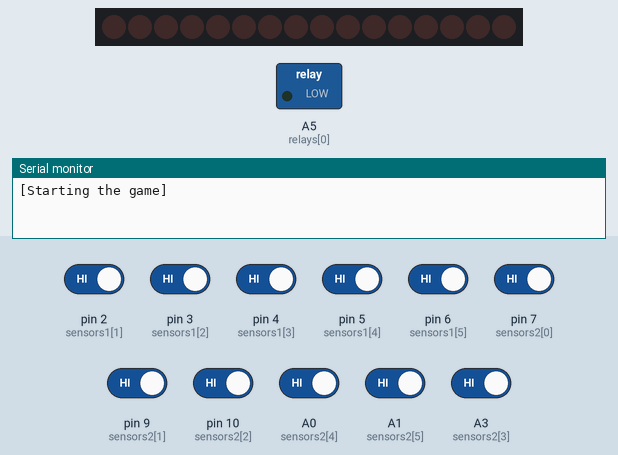
The sketch below on a simulated Arduino Uno, built with avr-gcc and run on an emulated ATmega328P. On the bench: 16 shift-register outputs drawn as a row of LEDs (first output left, lit = HIGH), switched loads named in the sketch (green lamp = pin HIGH), the last lines printed to the serial monitor. The test bench sets the inputs (shaded band); at power-on: A0 (sensors2[4]), A1 (sensors2[5]), A3 (sensors2[3]), pin 2 (sensors1[1]), pin 3 (sensors1[2]), pin 4 (sensors1[3]), pin 5 (sensors1[4]), pin 6 (sensors1[5]), pin 7 (sensors2[0]), pin 9 (sensors2[1]), pin 10 (sensors2[2]) HIGH. Pins used as bus, display or sensor lines are not drawn.

Above: at 1.2 s.
1.3 s: pin 2 (sensors1[1]) driven LOW
At 1.9 s:
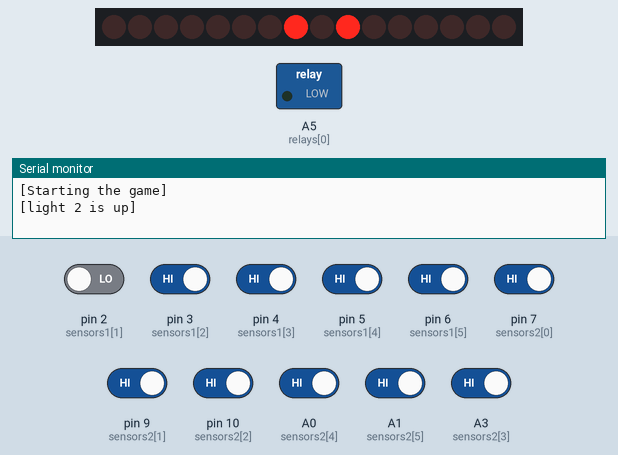
2.8 s: pin 7 (sensors2[0]) driven LOW
At 4.0 s:
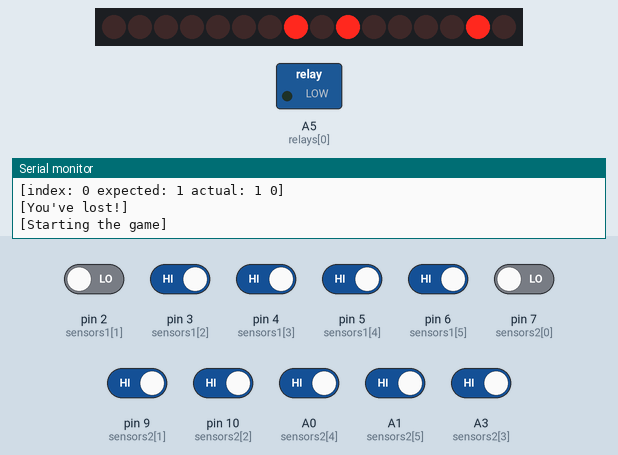
4.3 s: pin 2 (sensors1[1]) driven HIGH
At 5.4 s:
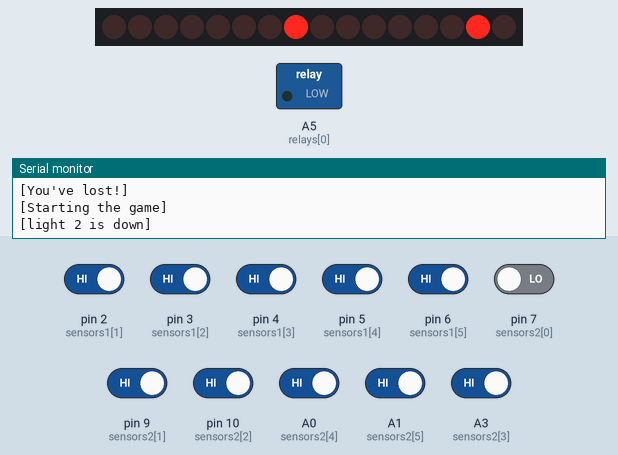
5.8 s: pin 3 (sensors1[2]) driven LOW
At 6.2 s:
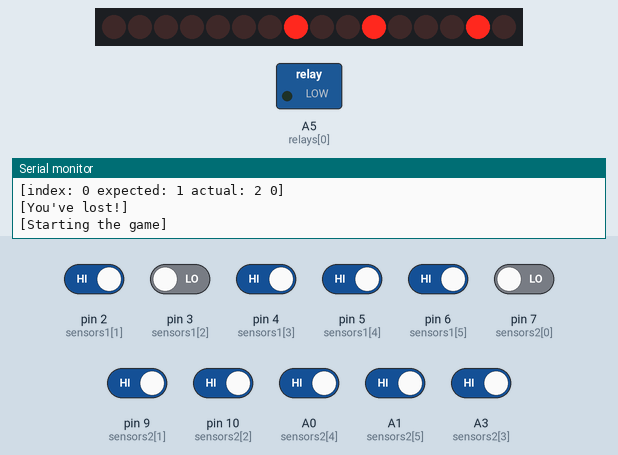
7.3 s: pin 7 (sensors2[0]) driven HIGH
At 7.6 s:
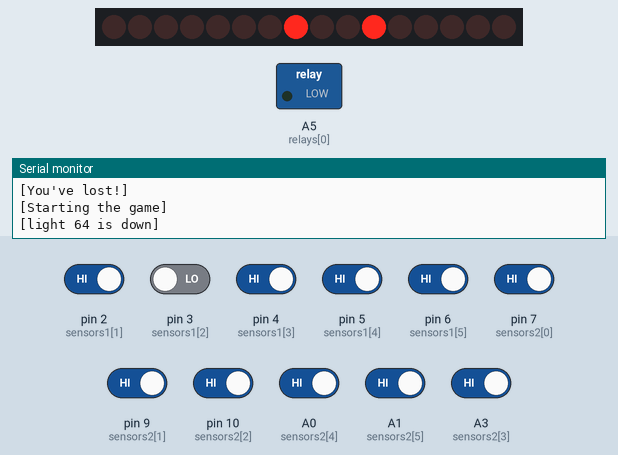
8.8 s: pin 9 (sensors2[1]) driven LOW
At 9.8 s:
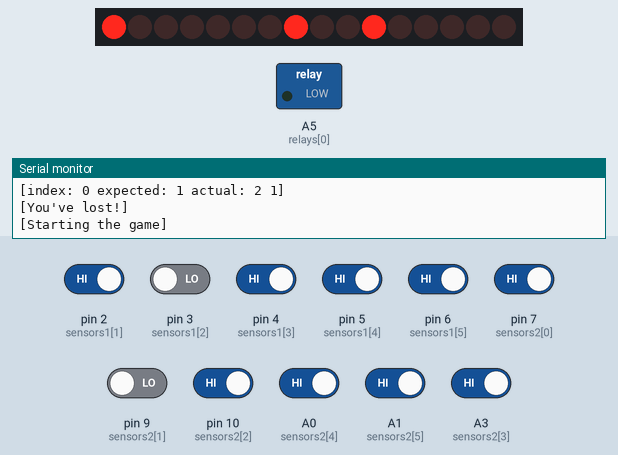
Timing chart, 0 to 11.3 s (numbered marks = the images above; inputs shaded):
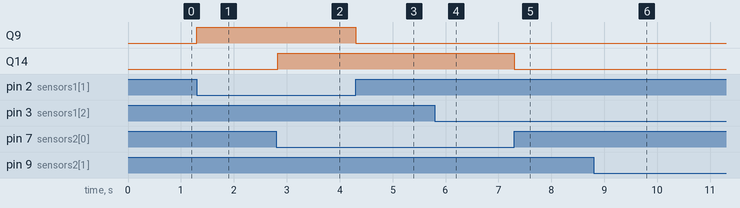

Measured:
- after the input at 1.3 s, Q9: LOW → HIGH at once
- after the input at 2.8 s, Q14: LOW → HIGH at once
- after the input at 4.3 s, Q9: HIGH → LOW at once
- after the input at 7.3 s, Q14: HIGH → LOW at once

The sketch:

sensors.ino
```cpp
//Pin connected to latch pin (ST_CP) of 74HC595
const int latchPin = 8;
//Pin connected to clock pin (SH_CP) of 74HC595
const int clockPin = 12;
//Pin connected to Data in (DS) of 74HC595
const int dataPin = 11;

const int length = 6;//количество сенсоров
int sensors1[length] = {0, 2, 3, 4, 5, 6};//список сенсоров сторона 1
int sensors2[length] = {7, 9, 10, A3, A0, A1};//список сенсоров сторона 2
int lightsState = 0b000000000000;
int lights1[length] = {0b000000000001, 0b000000000010, 0b000000000100, 0b000000001000, 0b000000010000, 0b000000100000};//список подсветки 1
int lights2[length] = {0b000001000000, 0b000010000000, 0b000100000000, 0b001000000000, 0b010000000000, 0b100000000000};//список подсветки 2

int relays[2] = {A5, 1};// релешки

bool won = false;// победа
int index = 0;
const int slength = 6;//длинна правильной последовательности
int sequence[slength] = {1, 5, 3, 5, 2, 4};//правильная последовательность

int side1 = -1; //активированный сенсор 1
int side2 = -1; //активированный сенсор 2

void start(){
  Serial.println("[Starting the game]");
  index = 0;
  won = false;

  restrainTheKraken();
}

void next(){
  index++;

  if(index == slength){
    lightsOut();
    win();
  }
}

void win(){
  Serial.println("[Victory!]");
  won = true;
  releaseTheKraken();
}

void printSuccess(int i, int expected){
  Serial.print("[index1: ");
  Serial.print(i);
  Serial.print(" expected: ");
  Serial.print(expected);
  Serial.println("]");
}

void printFail(int i, int expected, int actua1, int actual2){
  Serial.print("[index: ");
  Serial.print(i);
  Serial.print(" expected: ");
  Serial.print(expected);
  Serial.print(" actual: ");
  Serial.print(actua1);
  Serial.print(" ");
  Serial.print(actual2);
  Serial.println("]");
}

bool match(int expected, int one, int another){
    return (expected == one && expected == another);
}

void lose(){
  Serial.println("[You've lost!]");
  start();
}

void releaseTheKraken(){
  digitalWrite(relays[0], HIGH);
  digitalWrite(relays[1], HIGH);
}

void restrainTheKraken(){
  digitalWrite(relays[0], LOW);
  digitalWrite(relays[1], LOW);
}

void lightsOut(){
  lightsState = 0b000000000000;

  presentTheLightsState(lightsState);

  Serial.print("[All lights out]");
}

void lightOut(int address){

  lightsState = lightsState & ~address;

  presentTheLightsState(lightsState);

  Serial.print("[light ");
  Serial.print(address);
  Serial.println(" is down]");
}

void lightIn(int address){

  lightsState = lightsState | address;

  presentTheLightsState(lightsState);

  Serial.print("[light ");
  Serial.print(address);
  Serial.println(" is up]");
}

void presentTheLightsState(int state){

  digitalWrite(latchPin, 0);
  byte lower = state & 0x7f;
  byte higher = ((state >> 7) & 0x7f) | 0x80;
  shiftOut(dataPin, clockPin, MSBFIRST, lower);
  shiftOut(dataPin, clockPin, MSBFIRST, higher);
  digitalWrite(latchPin, 1);
}

int getSensor(int sensors[], int length){
  for(int i = 0; i < length; i++)
    if(digitalRead(sensors[i]) == LOW)
      return i;

  return -1;
}

int updateSensor(int sensors[], int lights[], int length, int oldone){
    int newone = getSensor(sensors, length);
    if(oldone != newone){
      if(oldone != -1)
        lightOut(lights[oldone]);
      if(newone != -1)
        lightIn(lights[newone]);

      return newone;
    }
    return oldone;
}

void setup() {
  Serial.begin(9600);
  while (!Serial) {
    ;
  }

  for(int i = 0; i<length; i++){
    pinMode(sensors1[i], INPUT_PULLUP);
    pinMode(sensors2[i], INPUT_PULLUP);
  }

  pinMode(relays[0], OUTPUT);
  pinMode(relays[1], OUTPUT);

  pinMode(latchPin, OUTPUT);

  start();
}

void loop() {
    if(!won){
        int desired = sequence[index];

        int newside1 = updateSensor(sensors1, lights1, length, side1);
        int newside2 = updateSensor(sensors2, lights2, length, side2);

        if(newside1 != side1 || newside2 != side2){
          side1 = newside1;
          side2 = newside2;

          if(match(desired, side1, side2)){
              printSuccess(index, desired);
              next();
          }
          else if(side1 != -1 && side2 != -1){
              printFail(index, desired, side1, side2);
              lose();
          }
        }

    }
}
```
